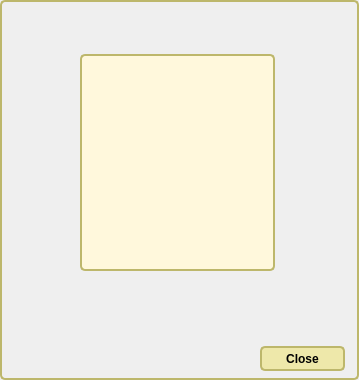
<?xml version="1.0" encoding="UTF-8"?>
<ui version="4.0">
 <class>FrameListLang</class>
 <widget class="QFrame" name="FrameListLang">
  <property name="geometry">
   <rect>
    <x>0</x>
    <y>0</y>
    <width>359</width>
    <height>380</height>
   </rect>
  </property>
  <property name="windowTitle">
   <string>Frame</string>
  </property>
  <property name="styleSheet">
   <string>.QWidget {
	font: 8pt &quot;Microsoft Sans Serif&quot;;
   background-color: beige;
}

/* Nice Windows-XP-style password character. */
QLineEdit[echoMode=&quot;2&quot;] {
    lineedit-password-character: 9679;
}

/* We provide a min-width and min-height for push buttons
   so that they look elegant regardless of the width of the text. */
QPushButton {
    background-color: palegoldenrod;
    border-width: 2px;
    border-color: darkkhaki;
    border-style: solid;
    border-radius: 5;
    padding: 3px;
    min-width: 9ex;
    min-height: 2.5ex;
}

QPushButton:hover {
   background-color: khaki;
}

/* Increase the padding, so the text is shifted when the button is
   pressed. */
QPushButton:pressed {
    padding-left: 5px;
    padding-top: 5px;
    background-color: #d0d67c;
}

QLabel, QAbstractButton {
    font: bold;
}

/* Mark mandatory fields with a brownish color. */
.mandatory {
    color: brown;
}

/* Bold text on status bar looks awful. */
QStatusBar QLabel {
   font: normal;
}

QStatusBar::item {
    border-width: 1;
    border-color: darkkhaki;
    border-style: solid;
    border-radius: 2;
}

QComboBox, QLineEdit, QSpinBox, QTextEdit, QListView {
    background-color: cornsilk;
    selection-color: #0a214c; 
    selection-background-color: #C19A6B;
}

QListView {
    show-decoration-selected: 1;
}

QListView::item:hover {
    background-color: wheat;
}

/* We reserve 1 pixel space in padding. When we get the focus,
   we kill the padding and enlarge the border. This makes the items
   glow. */
QLineEdit, QFrame {
    border-width: 2px;
    padding: 1px;
    border-style: solid;
    border-color: darkkhaki;
    border-radius: 5px;
}

/* As mentioned above, eliminate the padding and increase the border. */
QLineEdit:focus, QFrame:focus {
    border-width: 3px;
    padding: 0px;
}

/* A QLabel is a QFrame ... */
QLabel {
    border: none;
    padding: 0;
    background: none;
}

/* A QToolTip is a QLabel ... */
QToolTip {
    border: 2px solid darkkhaki;
    padding: 5px;
    border-radius: 3px;
    opacity: 200;
}

/* Nice to have the background color change when hovered. */
QRadioButton:hover, QCheckBox:hover {
    background-color: wheat;
}

/* Force the dialog's buttons to follow the Windows guidelines. */
QDialogButtonBox {
    button-layout: 0;
}
</string>
  </property>
  <property name="frameShape">
   <enum>QFrame::StyledPanel</enum>
  </property>
  <property name="frameShadow">
   <enum>QFrame::Raised</enum>
  </property>
  <widget class="QListView" name="LangList">
   <property name="geometry">
    <rect>
     <x>80</x>
     <y>54</y>
     <width>195</width>
     <height>217</height>
    </rect>
   </property>
  </widget>
  <widget class="QPushButton" name="pushButtonClose">
   <property name="geometry">
    <rect>
     <x>260</x>
     <y>346</y>
     <width>85</width>
     <height>25</height>
    </rect>
   </property>
   <property name="text">
    <string>Close</string>
   </property>
  </widget>
 </widget>
 <resources/>
 <connections/>
</ui>
